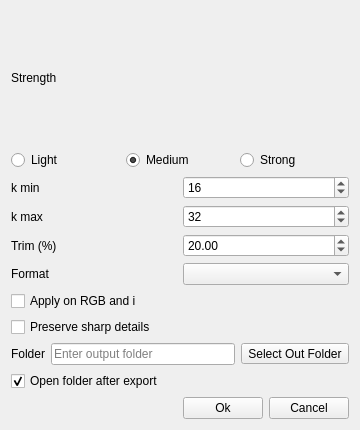
<?xml version="1.0" encoding="UTF-8"?>
<ui version="4.0">
 <class>DialogColorBalance</class>
 <widget class="QWidget" name="DialogColorBalance">
  <property name="geometry">
   <rect>
    <x>0</x>
    <y>0</y>
    <width>360</width>
    <height>430</height>
   </rect>
  </property>
  <property name="windowTitle">
   <string>Color balance</string>
  </property>
  <layout class="QVBoxLayout" name="verticalLayout">
   <item>
    <layout class="QVBoxLayout" name="verticalLayout_strength">
     <item>
      <widget class="QLabel" name="label_strength">
       <property name="text">
        <string>Strength</string>
       </property>
      </widget>
     </item>
     <item>
      <layout class="QHBoxLayout" name="horizontalLayout_strengthButtons">
       <item>
        <widget class="QRadioButton" name="radioButton_strengthLight">
         <property name="text">
          <string>Light</string>
         </property>
        </widget>
       </item>
       <item>
        <widget class="QRadioButton" name="radioButton_strengthMedium">
         <property name="text">
          <string>Medium</string>
         </property>
         <property name="checked">
          <bool>true</bool>
         </property>
        </widget>
       </item>
       <item>
        <widget class="QRadioButton" name="radioButton_strengthStrong">
         <property name="text">
          <string>Strong</string>
         </property>
        </widget>
       </item>
      </layout>
     </item>
    </layout>
   </item>
   <item>
    <layout class="QGridLayout" name="gridLayout">
     <item row="0" column="0">
      <widget class="QLabel" name="label_kMin">
       <property name="text">
        <string>k min</string>
       </property>
      </widget>
     </item>
     <item row="0" column="1">
      <widget class="QSpinBox" name="spinBox_kMin">
       <property name="minimum">
        <number>4</number>
       </property>
       <property name="maximum">
        <number>48</number>
       </property>
       <property name="value">
        <number>16</number>
       </property>
      </widget>
     </item>
     <item row="1" column="0">
      <widget class="QLabel" name="label_kMax">
       <property name="text">
        <string>k max</string>
       </property>
      </widget>
     </item>
     <item row="1" column="1">
      <widget class="QSpinBox" name="spinBox_kMax">
       <property name="minimum">
        <number>4</number>
       </property>
       <property name="maximum">
        <number>48</number>
       </property>
       <property name="value">
        <number>32</number>
       </property>
      </widget>
     </item>
     <item row="2" column="0">
      <widget class="QLabel" name="label_trim">
       <property name="text">
        <string>Trim (%)</string>
       </property>
      </widget>
     </item>
     <item row="2" column="1">
      <widget class="QDoubleSpinBox" name="doubleSpinBox_trim">
       <property name="decimals">
        <number>2</number>
       </property>
       <property name="minimum">
        <double>0.000000000000000</double>
       </property>
       <property name="maximum">
        <double>40.000000000000000</double>
       </property>
       <property name="singleStep">
        <double>1.000000000000000</double>
       </property>
       <property name="value">
        <double>20.000000000000000</double>
       </property>
      </widget>
     </item>
    </layout>
   </item>
   <item>
    <layout class="QGridLayout" name="gridLayout_format">
     <item row="0" column="0">
      <widget class="QLabel" name="label_format">
       <property name="text">
        <string>Format</string>
       </property>
      </widget>
     </item>
     <item row="0" column="1">
      <widget class="QComboBox" name="comboBox_file_format"/>
     </item>
     <item row="1" column="0" colspan="2">
      <widget class="QCheckBox" name="checkBox_applyRgbIntensity">
       <property name="text">
        <string>Apply on RGB and i</string>
       </property>
      </widget>
     </item>
     <item row="2" column="0" colspan="2">
      <widget class="QCheckBox" name="checkBox_preserveDetails">
       <property name="text">
        <string>Preserve sharp details</string>
       </property>
      </widget>
     </item>
    </layout>
   </item>
   <item>
    <layout class="QGridLayout" name="gridLayout_folder">
     <item row="0" column="0">
      <widget class="QLabel" name="label_folder">
       <property name="text">
        <string>Folder</string>
       </property>
      </widget>
     </item>
     <item row="0" column="1">
      <widget class="QLineEdit" name="lineEdit_folder">
       <property name="placeholderText">
        <string>Enter output folder</string>
       </property>
      </widget>
     </item>
     <item row="0" column="2">
      <widget class="QToolButton" name="toolButton_folder">
       <property name="text">
        <string>Select Out Folder</string>
       </property>
       <property name="icon">
        <iconset resource="../../../openscantools.qrc">
         <normaloff>:/icons/100x100/open_project.png</normaloff>:/icons/100x100/open_project.png</iconset>
       </property>
      </widget>
     </item>
    </layout>
   </item>
   <item>
    <widget class="QCheckBox" name="checkBox_openFolderAfterExport">
     <property name="text">
      <string>Open folder after export</string>
     </property>
     <property name="checked">
      <bool>true</bool>
     </property>
    </widget>
   </item>
   <item>
    <layout class="QHBoxLayout" name="horizontalLayout_buttons">
     <item>
      <spacer name="horizontalSpacer">
       <property name="orientation">
        <enum>Qt::Horizontal</enum>
       </property>
       <property name="sizeHint" stdset="0">
        <size>
         <width>40</width>
         <height>20</height>
        </size>
       </property>
      </spacer>
     </item>
     <item>
      <widget class="QPushButton" name="pushButton_ok">
       <property name="text">
        <string>Ok</string>
       </property>
      </widget>
     </item>
     <item>
      <widget class="QPushButton" name="pushButton_cancel">
       <property name="text">
        <string>Cancel</string>
       </property>
      </widget>
     </item>
    </layout>
   </item>
  </layout>
 </widget>
 <resources>
  <include location="../../../openscantools.qrc"/>
 </resources>
 <connections/>
</ui>
